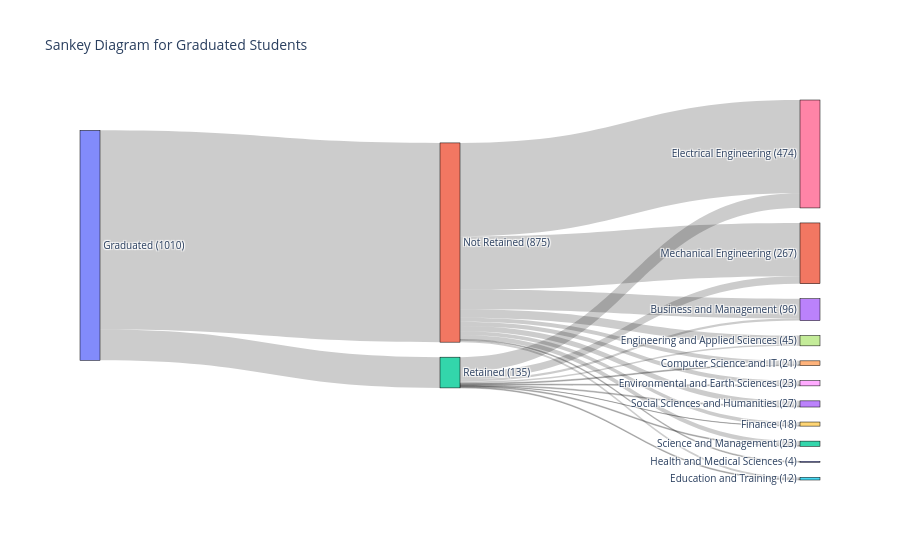

Write notebook code for a chart like this one.
### Code cell
import pandas as pd
import plotly.graph_objects as go
import ipywidgets as widgets
from IPython.display import display

# Sample data (Assuming your data already exists in combined_df)
# Modify combined_df, source, target, and other info as needed in your case.

# Step 1: Function to update the Sankey diagram based on a widget's selection
def update_sankey_diagram(filter_option):
    # Filter the combined_df based on widget selection (filter_option)
    if filter_option == "All":
        filtered_df = merged_df_gl
    else:
        filtered_df = merged_df_gl[merged_df_gl['source'] == mapping_dict[filter_option]]
    
    # Recreate the Sankey diagram based on the filtered data
    fig = go.Figure(data=[go.Sankey(
        node=dict(
            pad=15,
            thickness=20,
            line=dict(color="black", width=0.5),
            label=updated_labels,  # Your updated labels here
        ),
        link=dict(
            source=filtered_df["source"],
            target=filtered_df["target"],
            value=filtered_df["value"],
        )
    )])

    # Update layout
    fig.update_layout(title_text=f"Sankey Diagram Filtered by: {filter_option}", font_size=10)

    # Display the Sankey diagram
    fig.show()

# Step 2: Create a widget (Dropdown) to filter the Sankey diagram
filter_dropdown = widgets.Dropdown(
    options=["All"] + unique_nodes,  # Options based on your nodes + 'All' to show everything
    description='Filter:',
    disabled=False,
)

# Step 3: Interactive display
widgets.interactive(update_sankey_diagram, filter_option=filter_dropdown)

# Step 4: Display the widget
display(filter_dropdown)

# Note: Your 'combined_df', 'mapping_dict', and 'updated_labels' should already be defined 
# based on the logic for the Sankey diagram generation you provided earlier.

### Figure 1 — Plotly figure (JSON) as saved in the notebook; plotly's stock layout.template omitted (floating-point values rounded to 4 significant figures)
{"data": [{"link": {"source": [0, 0, 1, 1, 1, 1, 1, 1, 1, 1, 1, 1, 1, 2, 2, 2, 2, 2, 2, 2, 2, 2, 2], "target": [1, 2, 3, 4, 5, 6, 7, 8, 9, 10, 11, 12, 13, 3, 4, 5, 6, 7, 8, 9, 11, 12, 13], "value": [875, 135, 86, 17, 8, 410, 38, 19, 17, 4, 234, 19, 23, 10, 4, 4, 64, 7, 4, 1, 33, 4, 4]}, "node": {"label": ["Graduated (1010)", "Not Retained (875)", "Retained (135)", "Business and Management (96)", "Computer Science and IT (21)", "Education and Training (12)", "Electrical Engineering (474)", "Engineering and Applied Sciences (45)", "Environmental and Earth Sciences (23)", "Finance (18)", "Health and Medical Sciences (4)", "Mechanical Engineering (267)", "Science and Management (23)", "Social Sciences and Humanities (27)"], "line": {"color": "black", "width": 0.5}, "pad": 15, "thickness": 20}, "type": "sankey"}], "layout": {"font": {"size": 10}, "title": {"text": "Sankey Diagram for Graduated Students"}}}
